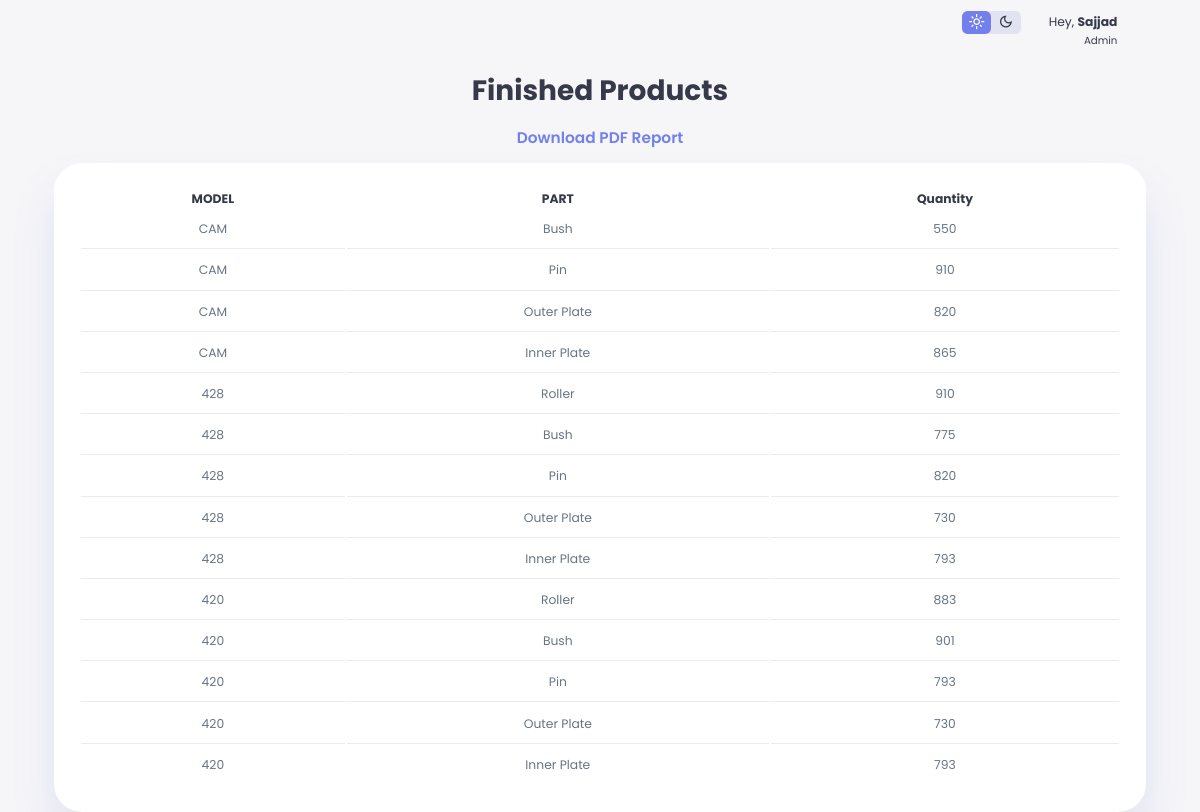
Page /ShowFinishedMat/ (signed in) on the earlier database version.
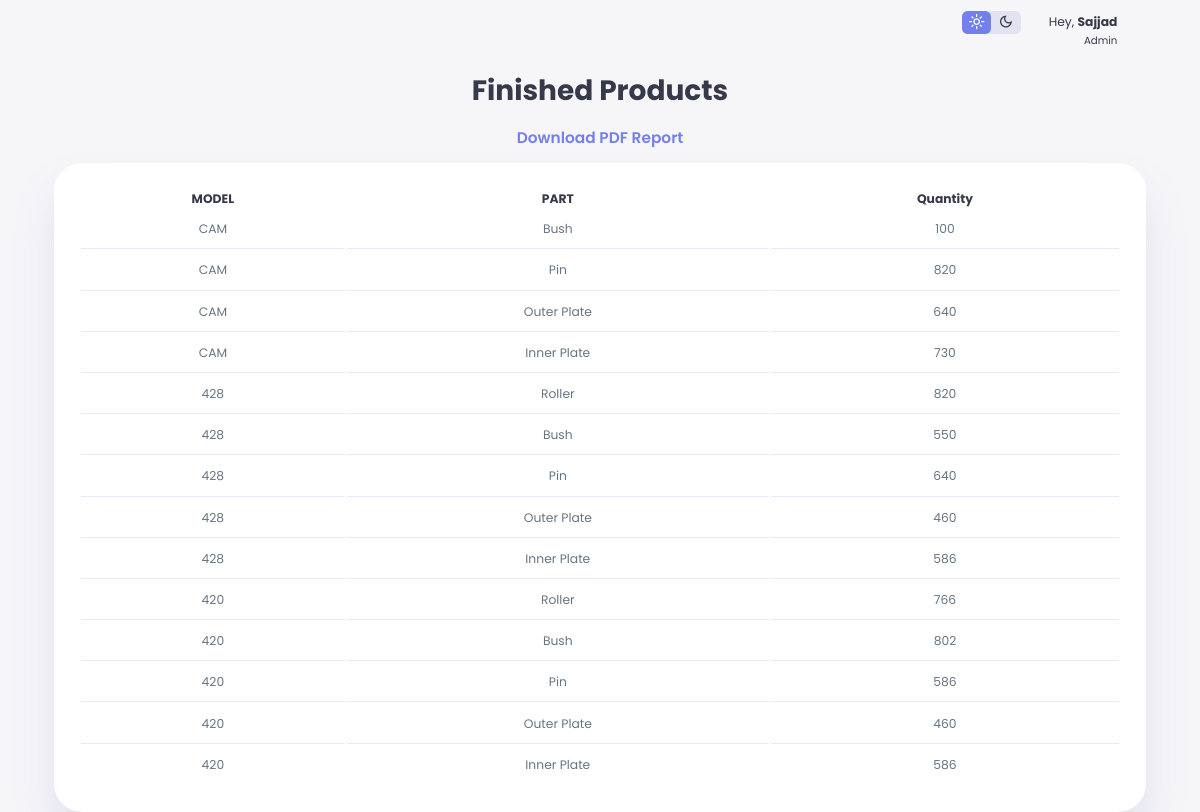
Same page on the later database version.
### atlas/models.py (models this page shows, shortened)
class FinishedProduct(models.Model):
    MODEL_CHOICES = [
        ('420', '420'),
        ('428', '428'),
        ('CAM', 'CAM'),
    ]
    PART_CHOICES = [
        ('Inner Plate', 'Inner Plate'),
        ('Outer Plate', 'Outer Plate'),
        ('Pin', 'Pin'),
        ('Bush', 'Bush'),
        ('Roller', 'Roller'),
    ]
    model = models.CharField(max_length=50, choices=MODEL_CHOICES)
    part = models.CharField(max_length=50, choices=PART_CHOICES)
    quantity = models.IntegerField(default=0)

### atlas/views.py (the view)
# urls.py: path('ShowFinishedMat/', views.ShowFinishedMat, name="ShowFinishedMat"),
def ShowFinishedMat(request):
    context = {}
    context['Products'] = FinishedProduct.objects.all().order_by('-id')
    return render(request, 'AllFinished.html', context)

### templates/AllFinished.html (shortened to what this page needs)
{% load static %}
<!DOCTYPE html>
<html lang="en">
<head>
</head>
<body>
  {% if user.is_authenticated %}
  <div class="container">
    <main>
      <div class="products">
        <h2>Finished Products</h2>
        <a href="{% url 'download_pdf' %}">
            Download PDF Report
        </a>
        <table>
          <thead>
            <tr>
              <th>MODEL</th>
              <th>PART</th>
              <th>Quantity</th>
            </tr>
          </thead>
          <tbody>
            {% for product in Products %}
            <tr>
              <td>{{ product.model}} </td>
              <td>{{product.part}} </td>
              <td>{{product.quantity}}</td>
            </tr>
            {% endfor %}
        </table>
      </div>
      <div class="top">
        <div class="theme-toggle-btn">
          <span class="material-symbols-sharp active">light_mode</span>
          <span class="material-symbols-sharp">dark_mode</span>
        </div>
        <div class="profile">
          <div class="info">
            <p>Hey, <b>Sajjad</b></p>
            <small class = "text-muted">Admin</small>
          </div>
          <div class="profile-photo">
          </div>
        </div>
      </div>
    </main>
  </div>
{%endif%}
</body>
</html>

Differences in the rows shown:
changed FinishedProduct (number 1 of 14 on the later page): quantity "550" → "100"
changed FinishedProduct (number 2 of 14 on the later page): quantity "910" → "820"
changed FinishedProduct (number 3 of 14 on the later page): quantity "820" → "640"
changed FinishedProduct (number 4 of 14 on the later page): quantity "865" → "730"
changed FinishedProduct (number 5 of 14 on the later page): quantity "910" → "820"
changed FinishedProduct (number 6 of 14 on the later page): quantity "775" → "550"
changed FinishedProduct (number 7 of 14 on the later page): quantity "820" → "640"
changed FinishedProduct (number 8 of 14 on the later page): quantity "730" → "460"
changed FinishedProduct (number 9 of 14 on the later page): quantity "793" → "586"
changed FinishedProduct (number 10 of 14 on the later page): quantity "883" → "766"
changed FinishedProduct (number 11 of 14 on the later page): quantity "901" → "802"
changed FinishedProduct (number 12 of 14 on the later page): quantity "793" → "586"
changed FinishedProduct (number 13 of 14 on the later page): quantity "730" → "460"
changed FinishedProduct (number 14 of 14 on the later page): quantity "793" → "586"
